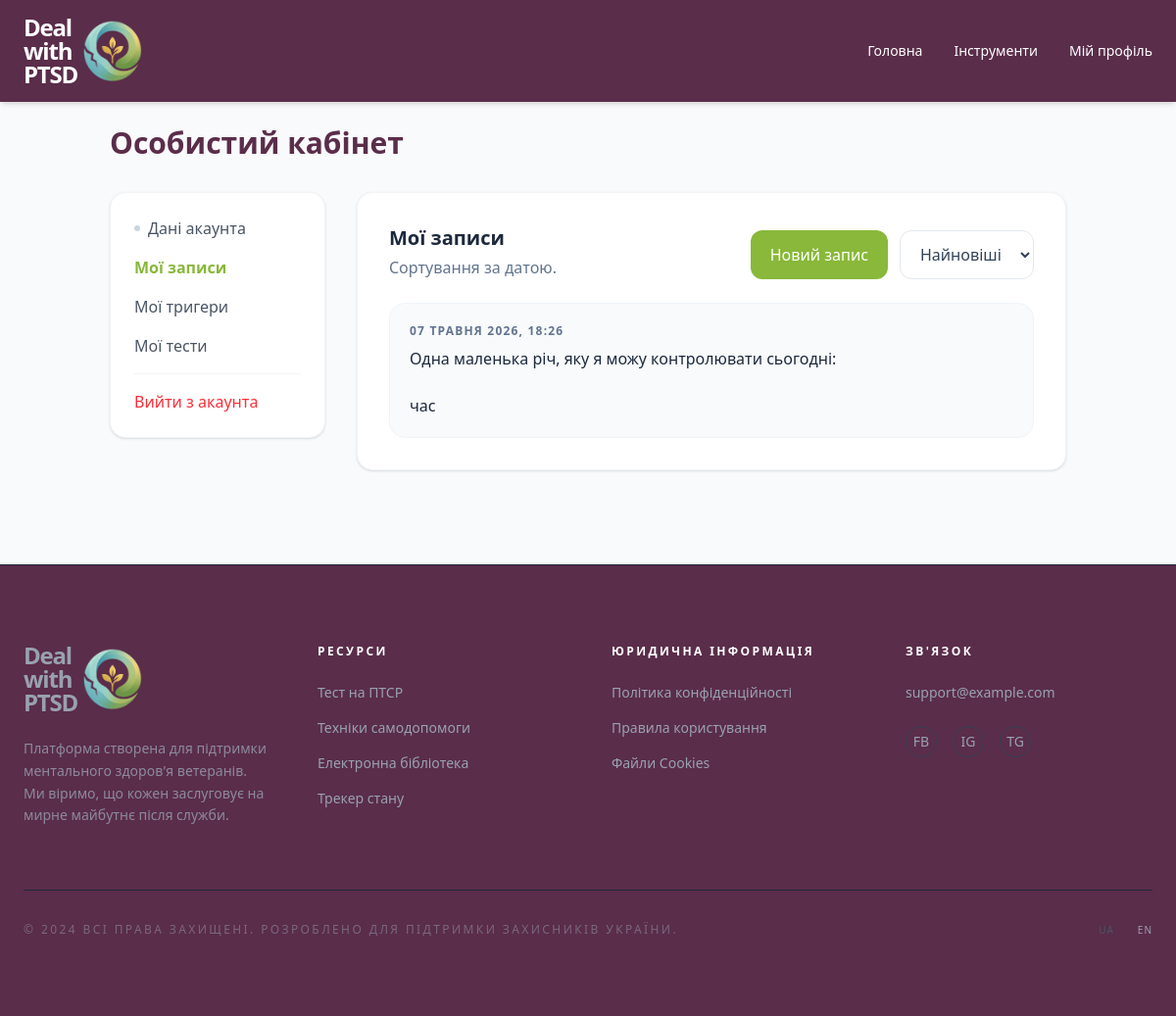
Page /accounts/profile/journal/ (signed in) on the committed database.
### tools/models.py (models this page shows, shortened)
class JournalEntry(models.Model):
    user = models.ForeignKey(settings.AUTH_USER_MODEL, on_delete=models.CASCADE, related_name="journal_entries")
    text = models.TextField()
    created_at = models.DateTimeField(auto_now_add=True)
    class Meta:
        ordering = ["-created_at"]

### accounts/views.py (the view)
# urls.py: path('profile/journal/', views.profile_journal_view, name='profile_journal'),
@login_required
def profile_journal_view(request):
    sort = request.GET.get('sort', 'newest')
    ordering = ('-created_at', '-id') if sort != 'oldest' else ('created_at', 'id')
    journal_entries = JournalEntry.objects.filter(user=request.user).order_by(*ordering)
    return render(
        request,
        'accounts/profile_journal.html',
        {
            'user': request.user,
            'active_tab': 'journal',
            'entries': journal_entries,
            'selected_sort': sort,
        },
    )

### accounts/templates/accounts/profile_journal.html (shortened to what this page needs)
{% extends "base.html" %}
{% block content %}
    <div class="max-w-5xl mx-auto px-6 pt-32 pb-24">
        <h1 class="text-3xl font-bold text-[#5a2d4a] mb-8">Особистий кабінет</h1>
        <div class="grid grid-cols-1 md:grid-cols-4 gap-8">
            {% include "accounts/partials/profile_sidebar.html" with active_tab=active_tab %}
            <div class="md:col-span-3 bg-white p-8 rounded-2xl shadow-sm border border-gray-100">
                <div class="flex flex-col sm:flex-row sm:items-end sm:justify-between gap-4">
                    <div>
                        <h2 class="text-xl font-bold text-slate-800">Мої записи</h2>
                        <p class="text-slate-500 mt-1">Сортування за датою.</p>
                    </div>
                    <div class="flex gap-3">
                        <a href="{% url 'tools:journal' %}" class="inline-flex items-center justify-center px-5 py-3 rounded-xl bg-[#89b83a] text-white font-medium hover:bg-[#7ca833] transition">
                            Новий запис
                        </a>
                        <form method="get">
                            <select name="sort" onchange="this.form.submit()" class="px-4 py-3 rounded-xl border border-slate-200 bg-white text-slate-700">
                                <option value="newest" {% if selected_sort == "newest" %}selected{% endif %}>Найновіші</option>
                            </select>
                        </form>
                    </div>
                </div>
                <div class="mt-6 space-y-4">
                    {% if entries %}
                        {% for e in entries %}
                            <div class="rounded-2xl border border-slate-100 bg-slate-50 p-5">
                                <div class="text-xs font-semibold tracking-widest uppercase text-slate-500">
                                    {{ e.created_at|date:"d E Y, H:i" }}
                                </div>
                                <div class="mt-2 text-slate-800 whitespace-pre-line">{{ e.text|truncatechars:320 }}</div>
                            </div>
                        {% endfor %}
                    {% else %}
                        <div class="rounded-2xl border border-slate-100 bg-slate-50 p-6 text-slate-600">
                            Записів поки немає.
                        </div>
                    {% endif %}
                </div>
            </div>
        </div>
    </div>
{% endblock %}

### rows in the picture
JournalEntry: created_at "07 ТРАВНЯ 2026, 18:26", text "Одна маленька річ, яку я можу контролювати сьогодні: час"
